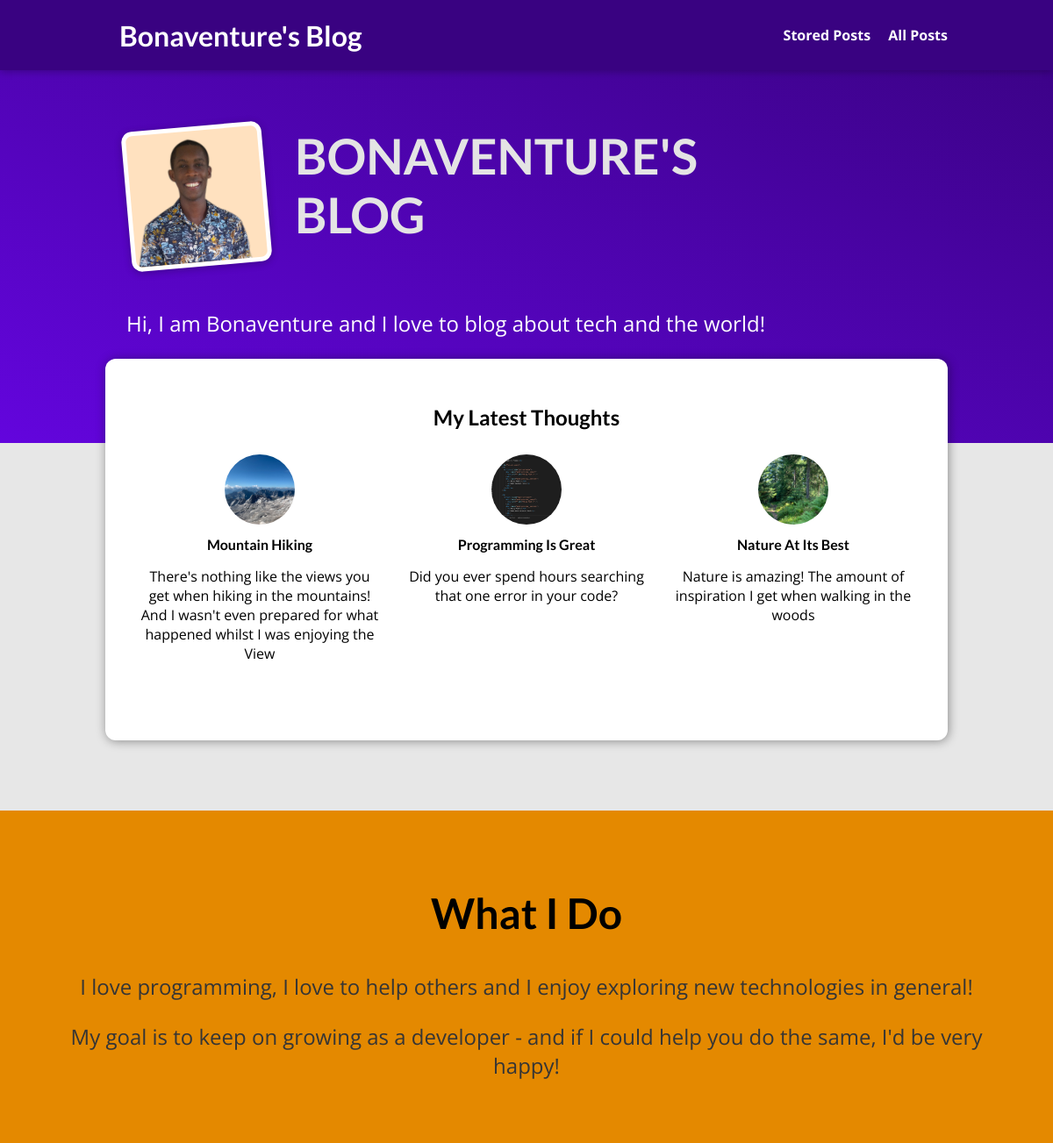
The page / on the database its author committed.
### blog/models.py (models this page shows, shortened)
class Post(models.Model):
    title = models.CharField(max_length=150)
    excerpt = models.CharField(max_length=200)
    image = models.ImageField(upload_to="posts", null=True)
    date = models.DateField(auto_now=True)
    slug = models.SlugField(unique=True, db_index=True)
    content = models.TextField(validators=[MinLengthValidator(10)])
    author = models.ForeignKey(Author, on_delete=models.SET_NULL, null=True, related_name="posts")
    tags = models.ManyToManyField(Tag)

### blog/views.py (the view)
# urls.py: path("", views.StartingPageView.as_view(), name="starting-page"),
class StartingPageView(ListView):
    template_name = "blog/index.html"
    model = Post
    ordering = ["-date"]
    context_object_name = "posts"
    def get_queryset(self):
        queryset = super().get_queryset()
        data = queryset[:3]
        return data

### blog/templates/blog/index.html (shortened to what this page needs)
{% extends 'base.html' %}
{% load static %}
{% block css_files %}
<link rel="stylesheet" href="{% static 'blog/post.css' %}">
<link rel="stylesheet" href="{% static 'blog/index.css' %}" />
{% endblock %}
{% block content %}
<section id="welcome">
    <header>
        <img src="{% static 'blog/images/me.png' %}" alt="Bonaventure - The Author of This Blog"/>
        <h2>BONAVENTURE'S BLOG</h2>
    </header>
    <p>Hi, I am Bonaventure and I love to blog about tech and the world! </p>
</section>
<section id="latest-posts">
    <h2>My Latest Thoughts</h2>
    <ul>
        {% for post in posts %}
{% include 'blog/include/post.html' %}
        {% endfor %}
    </ul>
</section>
<section id="about">
    <h2>What I Do</h2>
    <p>I love programming, I love to help others and I enjoy exploring new technologies in general! </p>
<p>My goal is to keep on growing as a developer - and if I could help you do the same, I'd be very happy!</p>
</section>
{% endblock %}

### blog/templates/blog/include/post.html
<li>
            <article class="post">
                <a href="{% url 'post-detail-page' post.slug %}">
                    <img src="{{ post.image.url }}" alt="{post.title}" />
                    <div class="post__content">
                        <h3>{{post.title}}</h3>
                        <p>
                           {{post.excerpt}}
                        </p>
                    </div>
                </a>
            </article>
        </li>

### static/app.css (style rules this page uses)
* { box-sizing: border-box; }
html { font-family: 'Open Sans', 'Lato', sans-serif; }
body { margin: 0; }
h1, h2, h3 { font-family: 'Lato', sans-serif; font-weight: bold; }

### blog/static/blog/post.css (style rules this page uses)
.post { display: flex; flex-direction: column; align-items: center; text-align: center; margin-bottom: 20px; }
.post a { text-decoration: none; color: black; transition: all 0.2s ease; padding: 1rem; display: block; }
.post img { width: 80px; height: 80px; object-fit: cover; border-radius: 50%; }
.post h3 { margin: 0.25rem 0; font-size: 1rem; }

### blog/static/blog/index.css (style rules this page uses)
* { box-sizing: border-box; }
html { font-family: 'Open Sans', 'Lato', sans-serif; }
body { margin: 0; background-color: #e7e7e7; }
#welcome { background: linear-gradient(to right top, #6305dd, #390281); padding: 6rem 12%; }
#welcome header { display: flex; align-items: flex-start; margin: 3rem auto; }
#welcome img { width: 10rem; height: 10rem; object-fit: cover; object-position: top; border: 5px solid white; border-radius: 12px; background-color: #ffe1bf; transform: rotateZ(-5deg); box-shadow: 0 2px 8px rgba(0, 0, 0, 0.25); }
#welcome h2 { font-size: 3.5rem; margin: 0 0 0 2rem; color: #e4e4e4; width: 10rem; }
#welcome p { color: white; font-size: 1.5rem; }
#latest-posts { background-color: white; padding: 2rem; border-radius: 12px; width: 60rem; margin: -6rem auto 2rem auto; box-shadow: 1px 1px 12px rgba(0, 0, 0, 0.4); }
#latest-posts h2 { text-align: center; }
#latest-posts ul { list-style: none; margin: 0; padding: 0; display: flex; gap: 1rem; }
#latest-posts li { flex: 1; }
#about { text-align: center; padding: 3rem; background-color: #e48900; margin-top: 5rem; }
#about h2 { font-size: 3rem; }
#about p { font-size: 1.5rem; color: #353535; }
.post { display: flex; flex-direction: column; align-items: center; text-align: center; margin-bottom: 2rem; }
.post a { text-decoration: none; color: black; transition: all 0.2s ease; padding: 0.5rem; }
.post img { width: 5rem; height: 5rem; object-fit: cover; border-radius: 50%; }
.post h3 { margin: 0.5rem 0; }

### rows shown on the page
Post: image (picture), title "Mountain Hiking", excerpt "There's nothing like the views you get when hiking in the mountains! And I wasn't even prepared for what happened whilst I was enjoying the View"
Post: image (picture), title "Programming Is Great", excerpt "Did you ever spend hours searching that one error in your code?"
Post: image (picture), title "Nature At Its Best", excerpt "Nature is amazing! The amount of inspiration I get when walking in the woods"
